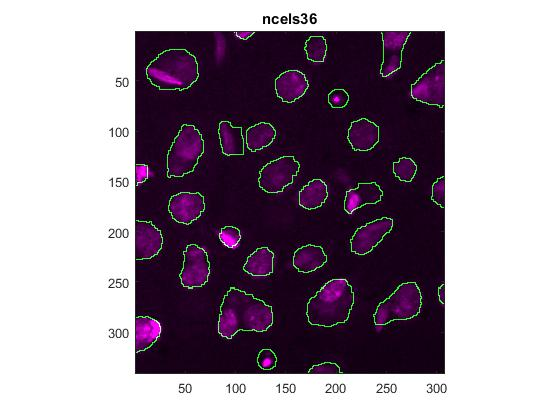
%> input picture example_seg_40x.jpg, 560 x 420 px
$ octave --eval "result = WT(imread('../example_seg_40x.jpg'));"   (GNU Octave 9; MATLAB toolbox functions it lacks are replaced by stand-ins)
%> lines starting %> are read from the running program, lines starting %| are printed output that depends on the picture; in (x1, y1, x2, y2) boxes, pixels count from 0 and x2, y2 are one past the last pixel; in counts of white or black regions, pixels touching at a corner belong together; the program's own positions count from 1
function[g2,w]=WT(I)
%

%%%%%%%%%%%%%%%%%%%%%%%%%%%%%%%%%%%%%%%%%%%%%%%%%%%%%%%%%%%%%%%%%%%%%%%%%
%Image seg usign watershed transform
%Input
% im......................................Image

%Output:
%totcels: total number en cells taking into account the area


%Arturo Vali駉 P閞ez                                        09/01/2019
%%%%%%%%%%%%%%%%%%%%%%%%%%%%%%%%%%%%%%%%%%%%%%%%%%%%%%%%%%%%%%%%%%%%%%%%%


%Labbeling conected componentes%
%Utlizando N4 o N8 para definir la adyacencia entre pixels se cuantifica
%cuales estan conectados en la imagen y , por tanto, que forman objetos
%independientes.

%[L,M]=bwlabel(f,conn)


%1) Initial thresholding suing Otsus Method
distcomp.feature( 'LocalUseMpiexec', false )
%> (this line was passed over: distcomp is not available in this run)

 %Using the distance transform:
 %1)Obtain binary image
 g=im2bw(I,graythresh(I));
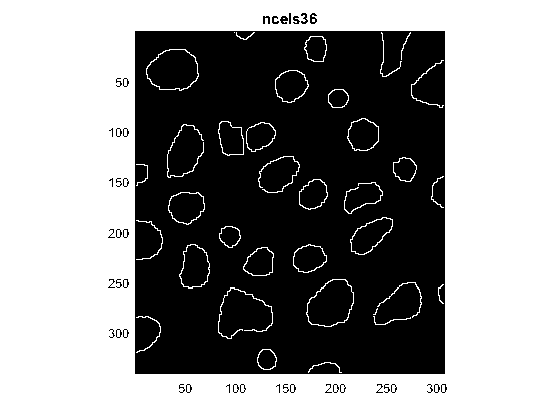
%> g: size 420x560 logical; 55.9% white; 50 black regions (7 under 20 px), largest, box (x1, y1, x2, y2) and area: (135, 31, 445, 374) 98324, (351, 218, 392, 254) 821, (169, 193, 204, 224) 803
 %2) complement of the image
 gc=~g;
 % Distance transform: Distance from every pixel to te nearest non zero
 % valued pixel
 D=bwdist(gc);
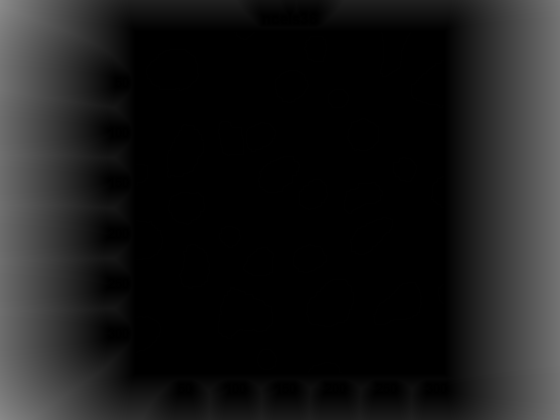
%> D: size 420x560 single; min 0, max 138.5, mean 26.2
%3)Compute watershed trandsform of the negative of the distance transform.
L=watershed(-D);
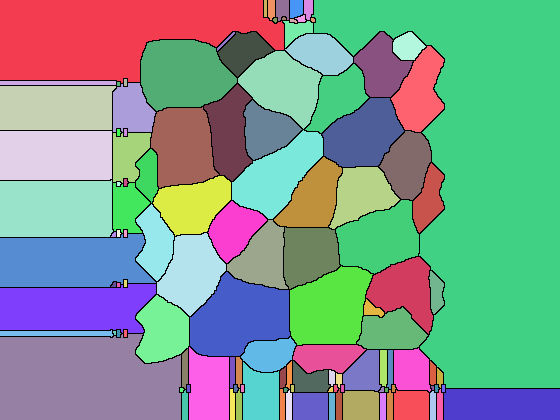
%> L: size 420x560 uint8; 121 distinct labels, from 0 to 120; one colour per label, 0 black
% 4)
w=L==0;
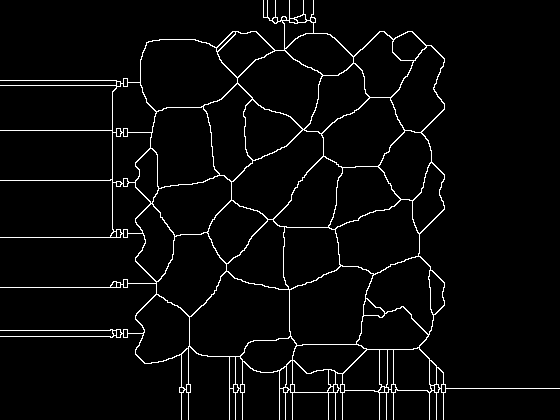
%> w: size 420x560 logical; 3.6% white in thin lines or dots
g2= g & ~w;
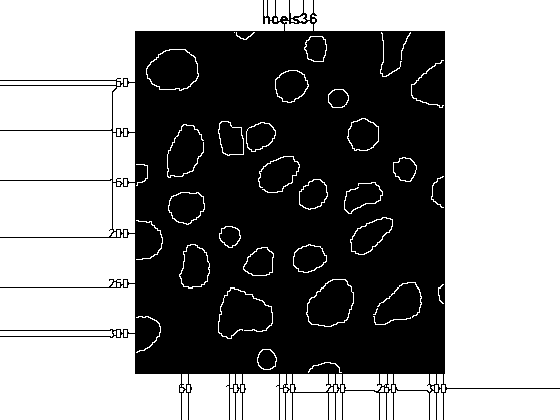
%> g2: size 420x560 logical; 55% white; 9 black regions, largest, box (x1, y1, x2, y2) and area: (0, 0, 560, 420) 101462, (351, 218, 392, 254) 821, (169, 193, 204, 224) 803

figure,
      subplot(2,3,1),
      imagesc(I), colormap gray, axis image
       subplot(2,3,2),
       imagesc(g), colormap gray, axis image, title('binary')
  subplot(2,3,3),
       imagesc(gc), colormap gray, axis image, title('complement')
  subplot(2,3,4),
       imagesc(D), colormap gray, axis image, title('Distance transform')
 subplot(2,3,5),
       imagesc(w), colormap gray, axis image, title('watershed')
 subplot(2,3,6),
       imagesc(g2), colormap gray, axis image, title('watershed')


end
